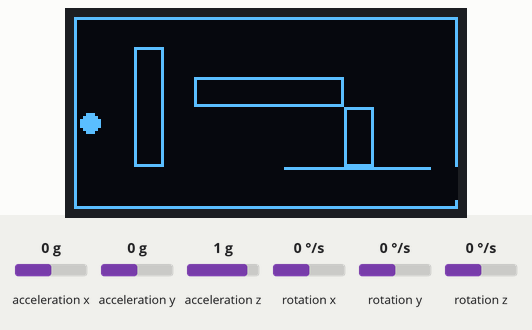
Bench run of a sketch on a simulated Arduino Uno, built with avr-gcc and run on an emulated ATmega328P. On the bench: 128×64 one-colour display. Inputs (shaded band) come from the test bench; at power-on: acceleration x 0 g, acceleration y 0 g, acceleration z 1 g, rotation x 0 °/s, rotation y 0 °/s, rotation z 0 °/s.

Above: at 5.4 s.
5.5 s: acceleration x set to -1.4 g
At 6.32 s:
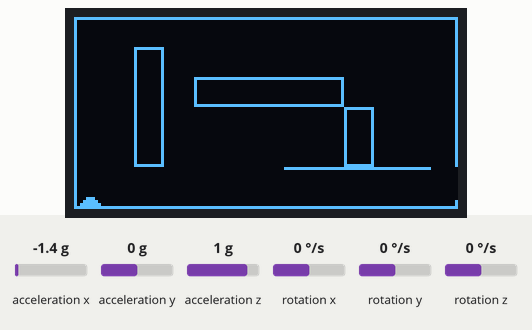
8.5 s: acceleration y set to 0.8 g
At 9.3 s:
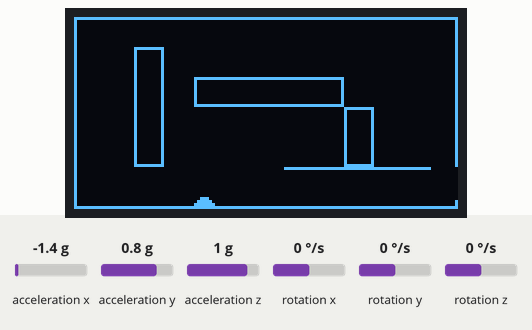
10.1 s: acceleration x set to -0.1 g
13.1 s: acceleration x set to 0.1 g
At 15.8 s:
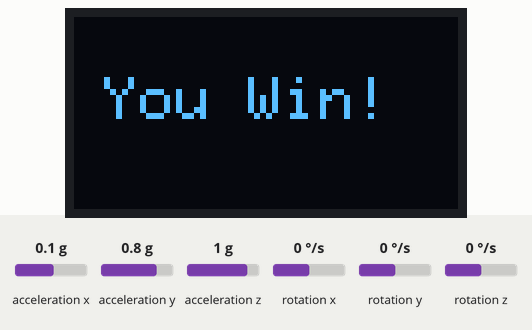
16.1 s: acceleration y set to -0.1 g
At 17.66 s:
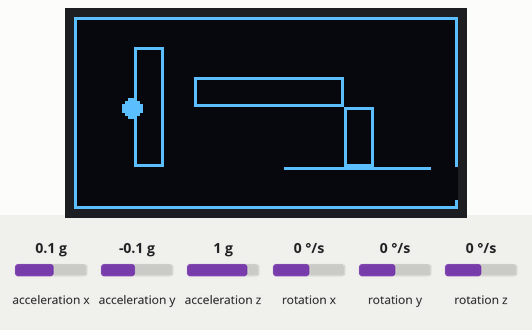

Measured:
- the behaviour switches between 0 and 0.1 g on acceleration x (found by bisection; images 2 and 3)
- after the input at 5.5 s, the display: first changes after 0.12 s (image 1 shows a later state)
- after the input at 8.5 s, the display: first differs from a run without the input after 0.12 s (image 2 shows a later state)
- after the input at 13.1 s, the display: first differs from a run without the input after 1.7 s (image 3 shows a later state)
- what the display in image 1 shows lasts 0.5 s, from 6.1 s to 6.6 s

The sketch:

MazeGame.ino
```cpp
#include <Wire.h>
#include <Adafruit_GFX.h>
#include <Adafruit_SSD1306.h>
#include <MPU6050.h>

// OLED display dimensions
#define SCREEN_WIDTH 128
#define SCREEN_HEIGHT 64
#define OLED_RESET    -1
Adafruit_SSD1306 display(SCREEN_WIDTH, SCREEN_HEIGHT, &Wire, OLED_RESET);

MPU6050 mpu;

int playerX = 5; // Initial player position (entry hole)
int playerY = 35;

float playerVX = 0, playerVY = 0; // Player velocity
#define MAX_PLAYER_VELOCITY 5.4f  // Maximum velocity for the player
#define PLAYER_SPEED 2.0f         // Increased scaling factor for movement
#define PLAYER_DAMPING 0.95f      // Reduced damping for faster response

bool isGameOn = false;

void setup() {
    Serial.begin(9600);
    Wire.begin();

    // Initialize MPU6050 before display to ensure proper I2C communication
    mpu.initialize();

    if(!mpu.testConnection()) {
        Serial.println("MPU6050 connection failed");
        while(1);
    }

    // Try both common OLED addresses
    if(!display.begin(SSD1306_SWITCHCAPVCC, 0x3C)) {
        Serial.println(F("Failed to initialize OLED at 0x3C, trying 0x3D"));
        if(!display.begin(SSD1306_SWITCHCAPVCC, 0x3D)) {
            Serial.println(F("SSD1306 allocation failed"));
            for(;;);
        }
    }

    display.clearDisplay();
    display.display();
    delay(100);  // Short delay after initialization

    // Display heading and subheading
    display.clearDisplay();
    display.setTextSize(2); // Large text for heading
    display.setTextColor(SSD1306_WHITE);
    display.setCursor(10, 0);
    display.println(F("Maze Game"));
    display.setTextSize(1);
    display.setCursor(SCREEN_HEIGHT / 2, 20);
    display.println(F("by Fardin"));
    display.display();
    delay(2000); // Show for 2 seconds

    drawMaze();
    drawPlayer(playerX, playerY);
    delay(2000);
}

void loop() {
    isGameOn = true;
    // Read accelerometer data
    int16_t ax, ay, az;
    mpu.getAcceleration(&ax, &ay, &az);

    // Convert accelerometer data to movement values
    float accelX = constrain(ay / 16384.0f, -1.0f, 1.0f);
    float accelY = -constrain(ax / 16384.0f, -1.0f, 1.0f); // Inverted Y-axis

    // Update player velocity
    playerVX = playerVX * PLAYER_DAMPING + (accelX * PLAYER_SPEED);
    playerVY = playerVY * PLAYER_DAMPING + (accelY * PLAYER_SPEED);

    // Limit velocity
    playerVX = constrain(playerVX, -MAX_PLAYER_VELOCITY, MAX_PLAYER_VELOCITY);
    playerVY = constrain(playerVY, -MAX_PLAYER_VELOCITY, MAX_PLAYER_VELOCITY);

    // Update player position
    int newPlayerX = playerX + (int)playerVX;
    int newPlayerY = playerY + (int)playerVY;

    // Check for collisions with maze walls
    if (!checkCollision(newPlayerX, newPlayerY)) {
        playerX = newPlayerX;
        playerY = newPlayerY;
    }

    // Boundary checks
    if (playerX < 0) playerX = 0;
    if (playerX >= SCREEN_WIDTH) playerX = SCREEN_WIDTH - 1;
    if (playerY < 0) playerY = 0;
    if (playerY >= SCREEN_HEIGHT) playerY = SCREEN_HEIGHT - 1;

    // Check if player reached the exit
    if (playerX >= SCREEN_WIDTH - 1 && playerY >= 50 && playerY <= 60) {
        isGameOn = false;
        display.clearDisplay();
        display.setTextSize(2);
        display.setTextColor(SSD1306_WHITE);
        display.setCursor(10, 20);
        display.println(F("You Win!"));
        display.display();
        delay(2000);
        playerX = 5; // Reset player position
        playerY = 35;
    }

    // Redraw the maze and player
    display.clearDisplay();
    drawMaze();
    drawPlayer(playerX, playerY);
    display.display();
}

bool checkCollision(int x, int y) {
    // Check if the player's position collides with maze walls
    // Example collision logic based on maze structure
    if ((x >= 20 && x < 30 && y >= 10 && y < 50) ||  // Vertical wall
        (x >= 40 && x < 90 && y >= 20 && y < 30) ||  // Horizontal wall
        (x >= 90 && x < 100 && y >= 30 && y < 50) || // Vertical wall near exit
        (x >= 70 && x < SCREEN_WIDTH - 10 && y == 50)) { // Horizontal wall near exit
        return true; // Collision detected
    }
    return false; // No collision
}

void drawMaze() {
    // Draw the maze with entry and exit holes
    display.clearDisplay();

    // Draw a border around the screen
    display.drawRect(0, 0, SCREEN_WIDTH, SCREEN_HEIGHT, SSD1306_WHITE);

    // Create an entry hole on the left border
    if (isGameOn) {
        display.drawLine(0, 30, 0, 40, SSD1306_WHITE);
    } else {
        display.drawLine(0, 30, 0, 40, SSD1306_BLACK);
        display.setCursor(5, 30);
        display.setTextSize(1);
        display.setTextColor(SSD1306_WHITE);
        display.print(F("Entry"));
    }

    // Create an exit hole on the right border
    display.drawLine(SCREEN_WIDTH - 1, 50, SCREEN_WIDTH - 1, 60, SSD1306_BLACK);

    // Add internal maze walls
    display.drawRect(20, 10, 10, 40, SSD1306_WHITE); // Vertical wall
    display.drawRect(40, 20, 50, 10, SSD1306_WHITE); // Horizontal wall
    display.drawRect(90, 30, 10, 20, SSD1306_WHITE); // Vertical wall near exit
    display.drawLine(70, 50, SCREEN_WIDTH - 10, 50, SSD1306_WHITE); // Horizontal wall near exit

    // Ensure the exit path is open
    display.drawLine(SCREEN_WIDTH - 1, 50, SCREEN_WIDTH - 1, 60, SSD1306_BLACK);

    display.display();
}

void drawPlayer(int x, int y) {
    // Draw the player as a ball
    display.fillCircle(x, y, 3, SSD1306_WHITE); // Radius of 3 for the ball
    display.display();
}
```
